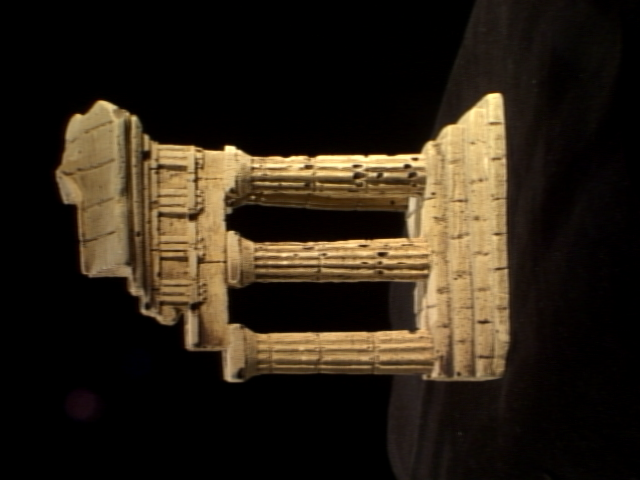
#> input picture dataset_templeRing/templeR0034.png, 640 x 480 px, found by its file name
$ python sfm_templeRing.py   (older library calls are emulated)
#> lines starting #> are read from the running program, lines starting #| are printed output that depends on the picture
import cv2

import numpy as np
import scipy.spatial
#!/usr/bin/env python
#coding: utf8
import os
from matplotlib.pyplot import subplot
import matplotlib.pyplot as plt

# figsize(12,8)

T1 = cv2.imread('../dataset_templeRing/templeR0034.png', cv2.IMREAD_GRAYSCALE)
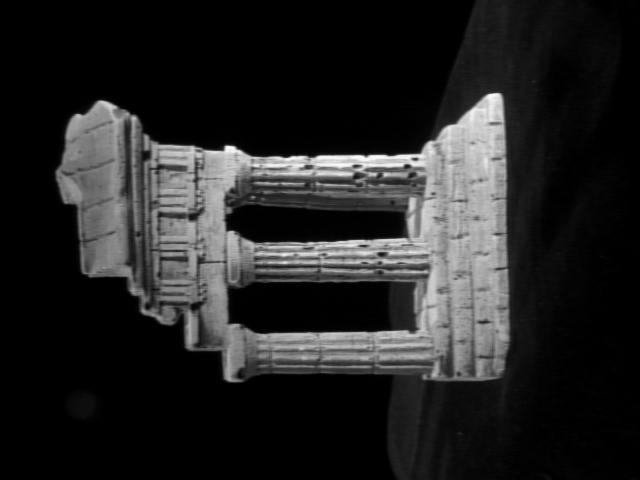
#> T1: shape (480, 640); min 0, max 248, mean 36.1
sift = cv2.SIFT(nfeatures=5000)
kpts1, D_i = sift.detectAndCompute(T1, mask=None)
#> kpts1 = 1002 keypoints; strongest (x, y, size): (492, 105, 17.6), (230, 149, 6.9), (477, 135, 47.7), (415, 159, 2.9)
K1 = np.array([[k.pt[0], k.pt[1]] for k in kpts1])
#> K1 = 1002 pairs, first value 53.35 to 514, second value 102.3 to 399.6
T2 = cv2.imread('../dataset_templeRing/templeR0036.png', cv2.IMREAD_GRAYSCALE)
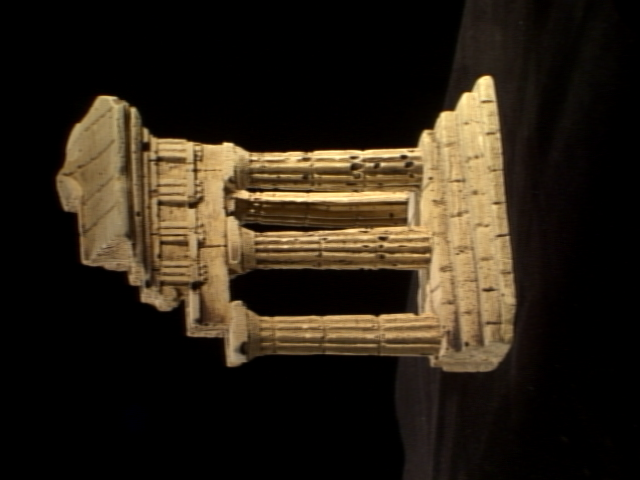
#> input picture dataset_templeRing/templeR0036.png, 640 x 480 px, found by its file name
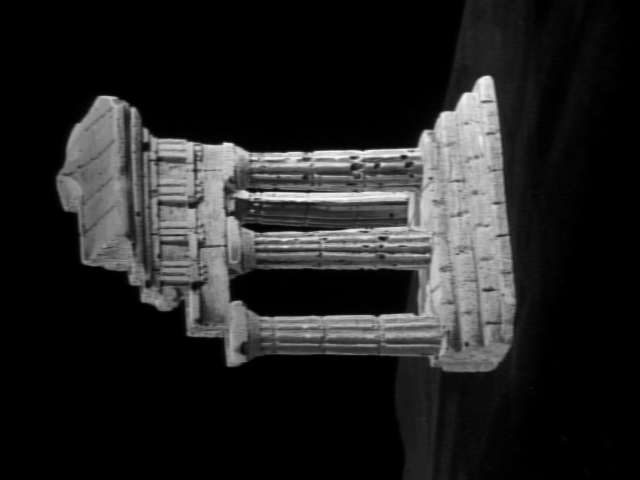
#> T2: shape (480, 640); min 0, max 248, mean 35.4
sift = cv2.SIFT(nfeatures=5000)
kpts2, D_j = sift.detectAndCompute(T2, mask=None)
#> kpts2 = 988 keypoints; strongest (x, y, size): (485, 85, 12.9), (472, 121, 45.1), (244, 194, 6.5), (292, 159, 12.4)
K2 = np.array([[k.pt[0], k.pt[1]] for k in kpts2])
#> K2 = 988 pairs, first value 55.63 to 517.8, second value 84.84 to 373.1

subplot(1,2,1)
#> (the run stopped early here; a loop or call above may not have finished)
